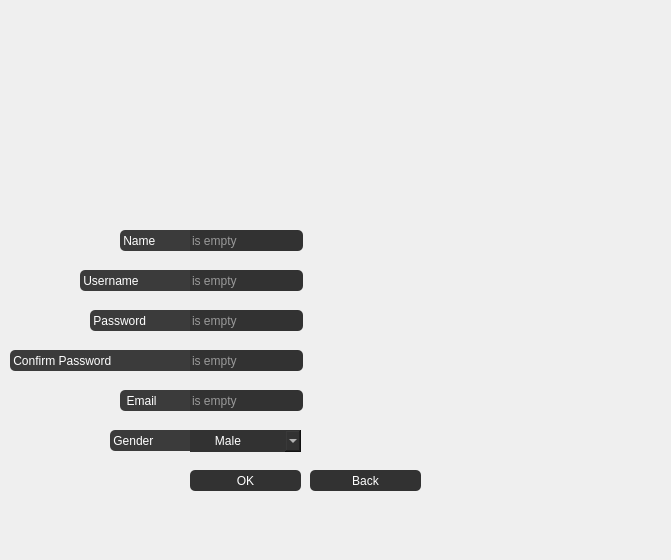
<?xml version="1.0" encoding="UTF-8"?>
<ui version="4.0">
 <class>register_info</class>
 <widget class="QDialog" name="register_info">
  <property name="geometry">
   <rect>
    <x>0</x>
    <y>0</y>
    <width>671</width>
    <height>560</height>
   </rect>
  </property>
  <property name="windowTitle">
   <string>Sign up  page</string>
  </property>
  <property name="windowIcon">
   <iconset resource="game_recources.qrc">
    <normaloff>:/game_backgrounds/pics_project/pngwing.com.png</normaloff>:/game_backgrounds/pics_project/pngwing.com.png</iconset>
  </property>
  <widget class="QLabel" name="label">
   <property name="geometry">
    <rect>
     <x>0</x>
     <y>-40</y>
     <width>671</width>
     <height>641</height>
    </rect>
   </property>
   <property name="styleSheet">
    <string notr="true">image: url(:/game_backgrounds/pics_project/login_background_2.jpg);</string>
   </property>
   <property name="text">
    <string/>
   </property>
  </widget>
  <widget class="QLabel" name="label_2">
   <property name="geometry">
    <rect>
     <x>120</x>
     <y>230</y>
     <width>71</width>
     <height>21</height>
    </rect>
   </property>
   <property name="styleSheet">
    <string notr="true">font: 16pt &quot;MS Shell Dlg 2&quot;;
background-color:rgb(59, 59, 59);
border-top-left-radius:5px; 
border-bottom-left-radius:5px; 
color:rgb(255, 255, 255);
</string>
   </property>
   <property name="text">
    <string> Name </string>
   </property>
  </widget>
  <widget class="QLabel" name="label_3">
   <property name="geometry">
    <rect>
     <x>80</x>
     <y>270</y>
     <width>111</width>
     <height>21</height>
    </rect>
   </property>
   <property name="styleSheet">
    <string notr="true">font: 16pt &quot;MS Shell Dlg 2&quot;;
background-color:rgb(59, 59, 59);
border-top-left-radius:5px; 
border-bottom-left-radius:5px; 
color:rgb(255, 255, 255);</string>
   </property>
   <property name="text">
    <string> Username </string>
   </property>
  </widget>
  <widget class="QLabel" name="label_4">
   <property name="geometry">
    <rect>
     <x>90</x>
     <y>310</y>
     <width>101</width>
     <height>21</height>
    </rect>
   </property>
   <property name="styleSheet">
    <string notr="true">font: 16pt &quot;MS Shell Dlg 2&quot;;
background-color:rgb(59, 59, 59);
border-top-left-radius:5px; 
border-bottom-left-radius:5px; 
color:rgb(255, 255, 255);</string>
   </property>
   <property name="text">
    <string> Password </string>
   </property>
  </widget>
  <widget class="QLabel" name="label_5">
   <property name="geometry">
    <rect>
     <x>10</x>
     <y>350</y>
     <width>181</width>
     <height>21</height>
    </rect>
   </property>
   <property name="styleSheet">
    <string notr="true">font: 16pt &quot;MS Shell Dlg 2&quot;;
background-color:rgb(59, 59, 59);
border-top-left-radius:5px; 
border-bottom-left-radius:5px; 
color:rgb(255, 255, 255);</string>
   </property>
   <property name="text">
    <string> Confirm Password </string>
   </property>
  </widget>
  <widget class="QLabel" name="label_6">
   <property name="geometry">
    <rect>
     <x>120</x>
     <y>390</y>
     <width>71</width>
     <height>21</height>
    </rect>
   </property>
   <property name="styleSheet">
    <string notr="true">font: 16pt &quot;MS Shell Dlg 2&quot;;
background-color:rgb(59, 59, 59);
border-top-left-radius:5px; 
border-bottom-left-radius:5px; 
color:rgb(255, 255, 255);</string>
   </property>
   <property name="text">
    <string>  Email  </string>
   </property>
  </widget>
  <widget class="QLabel" name="label_7">
   <property name="geometry">
    <rect>
     <x>110</x>
     <y>430</y>
     <width>81</width>
     <height>21</height>
    </rect>
   </property>
   <property name="styleSheet">
    <string notr="true">font: 16pt &quot;MS Shell Dlg 2&quot;;
background-color:rgb(59, 59, 59);
border-top-left-radius:5px; 
border-bottom-left-radius:5px; 
color:rgb(255, 255, 255);</string>
   </property>
   <property name="text">
    <string> Gender </string>
   </property>
  </widget>
  <widget class="QComboBox" name="comboBox">
   <property name="geometry">
    <rect>
     <x>190</x>
     <y>430</y>
     <width>111</width>
     <height>22</height>
    </rect>
   </property>
   <property name="cursor">
    <cursorShape>PointingHandCursor</cursorShape>
   </property>
   <property name="styleSheet">
    <string notr="true">background-color:rgb(50, 50, 50);
font: 12pt &quot;MS Shell Dlg 2&quot;;
border-top-right-radius:5px;
color:rgb(255, 255, 255);
</string>
   </property>
   <item>
    <property name="text">
     <string>      Male</string>
    </property>
   </item>
   <item>
    <property name="text">
     <string>     Female</string>
    </property>
   </item>
  </widget>
  <widget class="QLineEdit" name="lineEdit">
   <property name="geometry">
    <rect>
     <x>190</x>
     <y>230</y>
     <width>113</width>
     <height>21</height>
    </rect>
   </property>
   <property name="styleSheet">
    <string notr="true">background-color:rgb(50, 50, 50);
font: 12pt &quot;MS Shell Dlg 2&quot;;
border-top-right-radius:5px; 
border-bottom-right-radius:5px; 
color:rgb(255, 255, 255);</string>
   </property>
   <property name="placeholderText">
    <string>is empty</string>
   </property>
  </widget>
  <widget class="QLineEdit" name="lineEdit_2">
   <property name="geometry">
    <rect>
     <x>190</x>
     <y>270</y>
     <width>113</width>
     <height>21</height>
    </rect>
   </property>
   <property name="styleSheet">
    <string notr="true">background-color:rgb(50, 50, 50);
font: 12pt &quot;MS Shell Dlg 2&quot;;
border-top-right-radius:5px; 
border-bottom-right-radius:5px; 
color:rgb(255, 255, 255);</string>
   </property>
   <property name="placeholderText">
    <string>is empty</string>
   </property>
  </widget>
  <widget class="QLineEdit" name="lineEdit_3">
   <property name="geometry">
    <rect>
     <x>190</x>
     <y>310</y>
     <width>113</width>
     <height>21</height>
    </rect>
   </property>
   <property name="styleSheet">
    <string notr="true">background-color:rgb(50, 50, 50);
font: 12pt &quot;MS Shell Dlg 2&quot;;
border-top-right-radius:5px; 
border-bottom-right-radius:5px; 
color:rgb(255, 255, 255);</string>
   </property>
   <property name="placeholderText">
    <string>is empty</string>
   </property>
  </widget>
  <widget class="QLineEdit" name="lineEdit_4">
   <property name="geometry">
    <rect>
     <x>190</x>
     <y>390</y>
     <width>113</width>
     <height>21</height>
    </rect>
   </property>
   <property name="styleSheet">
    <string notr="true">background-color:rgb(50, 50, 50);
font: 12pt &quot;MS Shell Dlg 2&quot;;
border-top-right-radius:5px; 
border-bottom-right-radius:5px; 
color:rgb(255, 255, 255);</string>
   </property>
   <property name="placeholderText">
    <string>is empty</string>
   </property>
  </widget>
  <widget class="QLineEdit" name="lineEdit_5">
   <property name="geometry">
    <rect>
     <x>190</x>
     <y>350</y>
     <width>113</width>
     <height>21</height>
    </rect>
   </property>
   <property name="styleSheet">
    <string notr="true">background-color:rgb(50, 50, 50);
font: 12pt &quot;MS Shell Dlg 2&quot;;
border-top-right-radius:5px; 
border-bottom-right-radius:5px; 
color:rgb(255, 255, 255);</string>
   </property>
   <property name="placeholderText">
    <string>is empty</string>
   </property>
  </widget>
  <widget class="QPushButton" name="pushButton">
   <property name="geometry">
    <rect>
     <x>190</x>
     <y>470</y>
     <width>111</width>
     <height>21</height>
    </rect>
   </property>
   <property name="cursor">
    <cursorShape>PointingHandCursor</cursorShape>
   </property>
   <property name="styleSheet">
    <string notr="true">background-color:rgb(50, 50, 50);
font: 12pt &quot;MS Shell Dlg 2&quot;;
border-radius:5px; 
color:rgb(255, 255, 255);</string>
   </property>
   <property name="text">
    <string>OK</string>
   </property>
  </widget>
  <widget class="QPushButton" name="pushButton_2">
   <property name="geometry">
    <rect>
     <x>310</x>
     <y>470</y>
     <width>111</width>
     <height>21</height>
    </rect>
   </property>
   <property name="cursor">
    <cursorShape>PointingHandCursor</cursorShape>
   </property>
   <property name="styleSheet">
    <string notr="true">background-color:rgb(50, 50, 50);
font: 12pt &quot;MS Shell Dlg 2&quot;;
border-radius:5px; 
color:rgb(255, 255, 255);</string>
   </property>
   <property name="text">
    <string>Back</string>
   </property>
  </widget>
 </widget>
 <resources>
  <include location="game_recources.qrc"/>
 </resources>
 <connections/>
</ui>
